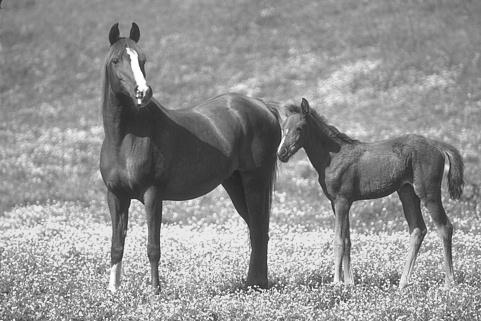
%> input picture chapter1_image_processing_Cris_solomon/horses_grayscale.png, 481 x 321 px; the run also reads 1 picture not shown here
$ octave ex4.m   (GNU Octave 9; MATLAB toolbox functions it lacks are replaced by stand-ins)
%> lines starting %> are read from the running program, lines starting %| are printed output that depends on the picture
% im1 = imread("horse_img.jpg");
% im2 = rgb2gray(im1);
% imwrite(im2,"horses_grayscale.jpg","jpg");

impng = imread("horses_grayscale.png");
%> impng is the input picture: size 321x481 uint8; min 30, max 255, mean 146.1
imjpg = imread("horses_grayscale.jpg");

% Compare the two grayscale images
tiledlayout("flow");

nexttile;
imshow(impng); title('PNG Image');
nexttile;
imshow(imjpg); title('JPG Image');

nexttile;
difference = imabsdiff(impng, imjpg);
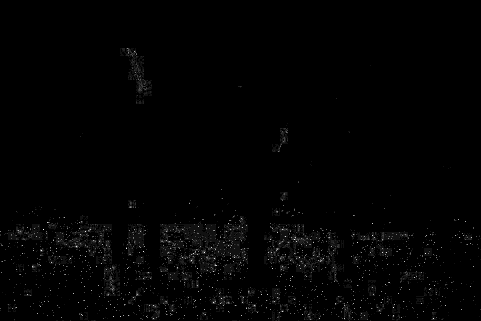
%> difference: size 321x481 uint8; min 0, max 15, mean 0.154; drawn with min black and max white
imagesc(difference); axis image;
%> after `axis image`:
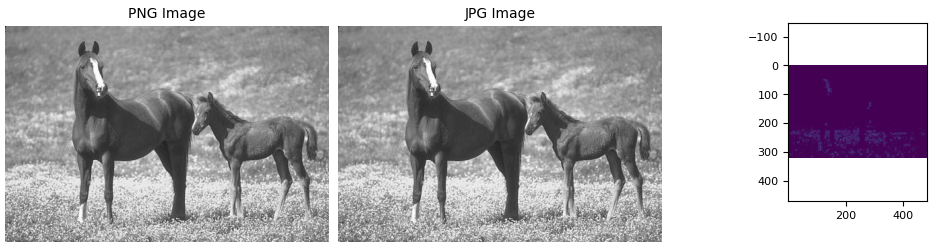
%> figure redrawn from the program's plot data, 3 panels
